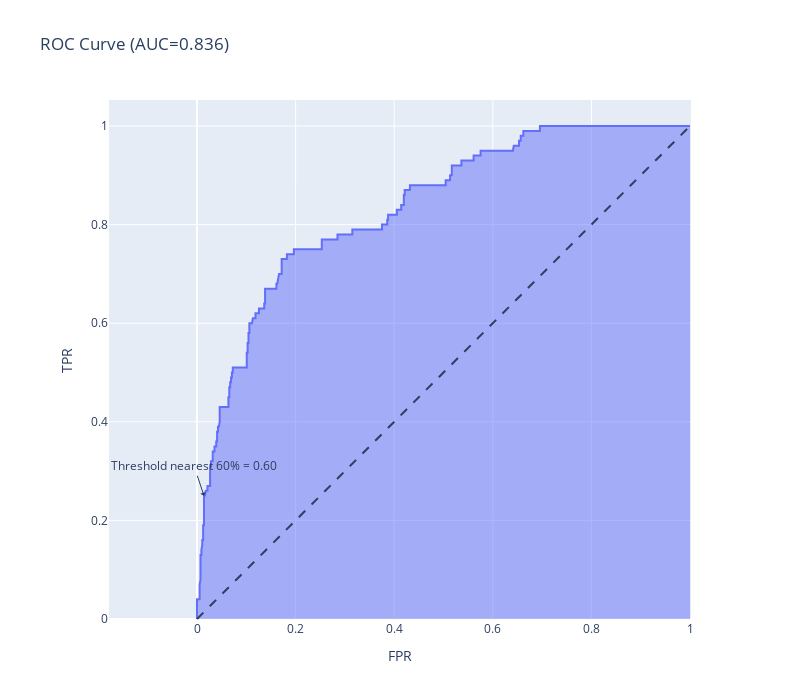

Notebook cell for this chart:
### Code cell
# choose a threshold for prediction.
make_rocauc(.60)

### Figure 1 — Plotly figure (JSON) as saved in the notebook; plotly's stock layout.template omitted (floating-point values rounded to 4 significant figures; data arrays with more than 128 entries replaced by an {"elided": "..."} marker saying what was removed)
{"data": [{"customdata": {"elided": "173x1 float values"}, "hovertemplate": "FPR=%{x:.2f}<br>TPR=%{y:.2f}<br>Threshold=%{customdata[0]:.2f}<extra></extra>", "legendgroup": "", "line": {"color": "#636efa"}, "marker": {"symbol": "circle"}, "mode": "lines", "name": "", "orientation": "v", "showlegend": false, "stackgroup": "1", "type": "scatter", "x": {"elided": "173 float values"}, "xaxis": "x", "y": {"elided": "173 float values"}, "yaxis": "y"}], "layout": {"annotations": [{"arrowhead": 1, "showarrow": true, "text": "Threshold nearest 60% = 0.60", "x": 0.01416, "y": 0.25}], "height": 700, "legend": {"tracegroupgap": 0}, "shapes": [{"line": {"dash": "dash"}, "type": "line", "x0": 0, "x1": 1, "y0": 0, "y1": 1}], "title": {"text": "ROC Curve (AUC=0.836)"}, "width": 800, "xaxis": {"anchor": "y", "autorange": true, "constrain": "domain", "domain": [0.03748, 0.9625], "range": [-0.1988, 1.002], "title": {"text": "FPR"}, "type": "linear"}, "yaxis": {"anchor": "x", "autorange": true, "domain": [0, 1], "range": [-0.002028, 1.053], "scaleanchor": "x", "scaleratio": 1, "title": {"text": "TPR"}, "type": "linear"}}}
